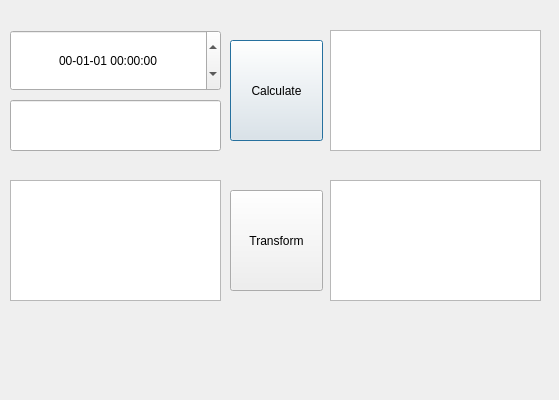
<?xml version="1.0" encoding="UTF-8"?>
<ui version="4.0">
 <class>Dialog</class>
 <widget class="QDialog" name="Dialog">
  <property name="geometry">
   <rect>
    <x>0</x>
    <y>0</y>
    <width>559</width>
    <height>400</height>
   </rect>
  </property>
  <property name="windowTitle">
   <string>Dialog</string>
  </property>
  <widget class="QDateTimeEdit" name="dateTimeEdit">
   <property name="geometry">
    <rect>
     <x>10</x>
     <y>30</y>
     <width>211</width>
     <height>61</height>
    </rect>
   </property>
   <property name="alignment">
    <set>Qt::AlignCenter</set>
   </property>
   <property name="displayFormat">
    <string>yy-MM-dd hh:mm:ss</string>
   </property>
  </widget>
  <widget class="QLineEdit" name="lineEdit">
   <property name="geometry">
    <rect>
     <x>10</x>
     <y>100</y>
     <width>211</width>
     <height>51</height>
    </rect>
   </property>
   <property name="alignment">
    <set>Qt::AlignCenter</set>
   </property>
  </widget>
  <widget class="QPushButton" name="pushButton">
   <property name="geometry">
    <rect>
     <x>230</x>
     <y>40</y>
     <width>93</width>
     <height>101</height>
    </rect>
   </property>
   <property name="text">
    <string>Calculate</string>
   </property>
  </widget>
  <widget class="QTextEdit" name="textEdit">
   <property name="geometry">
    <rect>
     <x>330</x>
     <y>30</y>
     <width>211</width>
     <height>121</height>
    </rect>
   </property>
  </widget>
  <widget class="QTextEdit" name="cmd1">
   <property name="geometry">
    <rect>
     <x>10</x>
     <y>180</y>
     <width>211</width>
     <height>121</height>
    </rect>
   </property>
  </widget>
  <widget class="QPushButton" name="pushButton_2">
   <property name="geometry">
    <rect>
     <x>230</x>
     <y>190</y>
     <width>93</width>
     <height>101</height>
    </rect>
   </property>
   <property name="text">
    <string>Transform</string>
   </property>
  </widget>
  <widget class="QTextEdit" name="cmd2">
   <property name="geometry">
    <rect>
     <x>330</x>
     <y>180</y>
     <width>211</width>
     <height>121</height>
    </rect>
   </property>
  </widget>
 </widget>
 <layoutdefault spacing="6" margin="11"/>
 <resources/>
 <connections/>
</ui>
